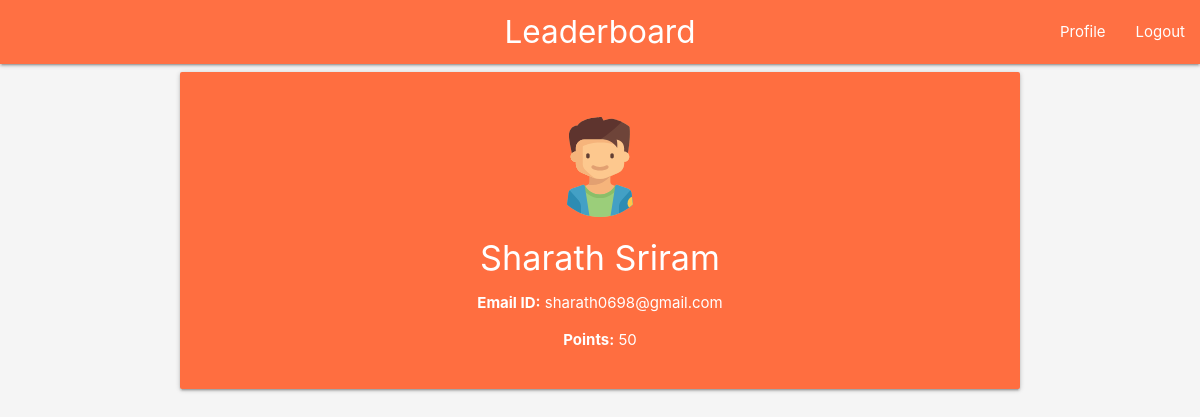
Page /profile/ (signed in) on the earlier database version.
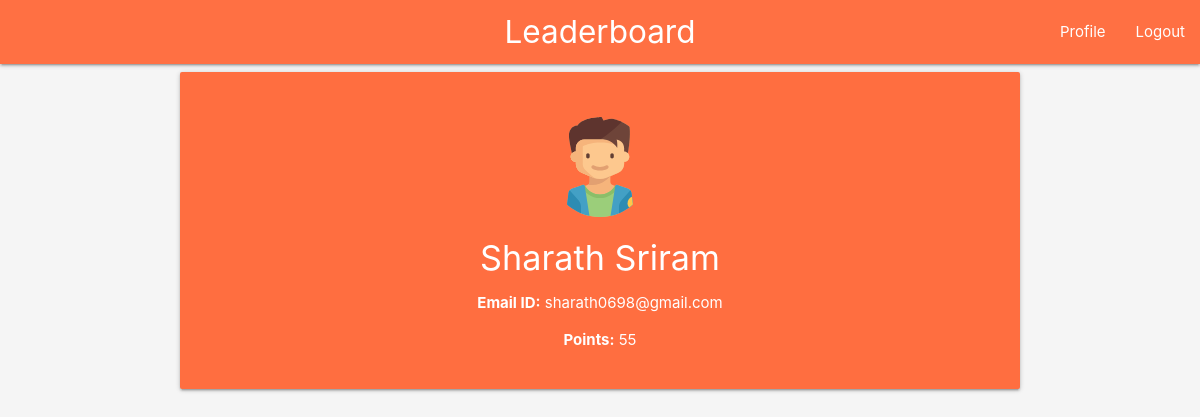
Same page on the later database version.
### board/models.py (models this page shows)
class UserProfile(models.Model):
    firstName=models.CharField(max_length=20)
    lastName=models.CharField(max_length=20)
    email=models.OneToOneField(User)
    sex=models.CharField(max_length=10)
    points=models.IntegerField()

class User(models.Model):
    email=models.EmailField(primary_key=True)
    password=models.CharField(max_length=20)

### board/views.py (the view)
# urls.py: url(r'^profile/',profile),
def profile(request):
    if request.session.has_key('email'):
        email=request.session['email']
        UPObj=UserProfile.objects.get(email__email=email)
        return render(request,"profile.html",{"UPObj":UPObj})
    else:
        return render(request,"home.html",{})

### templates/profile.html (shortened to what this page needs)
{%load static%}
<html>
    <head>
        <link rel="stylesheet" href="https://cdnjs.cloudflare.com/ajax/libs/materialize/1.0.0/css/materialize.min.css">
        <link rel="stylesheet" href="{%static 'leader.css'%}">
    </head>
    <body class="grey lighten-4">
            <nav>
                <div class="nav-wrapper deep-orange lighten-1">
                <a href="/rankBoard" class="brand-logo center">Leaderboard</a>
                <ul id="nav-mobile" class="right">
                    <li><a href="/profile">Profile</a></li>
                    <li><a href="/logOut">Logout</a></li>
                </ul>
            </div>
        </nav>
        <div class="container">
            <div class="card deep-orange accent-2 white-text">
                <div class="center-align"><br><br>
                {%if UPObj.sex == "male"%}
                <img src="{% static 'avatar1.svg' %}" alt="My image" class="profile circle responsive-img">
                {%else%}
                <img src="{% static 'girl1.svg' %}" alt="My image" class="profile circle responsive-img">
                {%endif%}
                </div>
                <h4 class="center-align">{{UPObj.firstName}} {{UPObj.lastName}}</h4>
                <div class="center-align">
                <p><b>Email ID:</b> {{UPObj.email.email}}</p>
                <p><b>Points:</b> {{UPObj.points}}</p>
                <br>
                </div>
            </div>
        </div>
    </body>
    </html>

### static/leader.css (style rules this page uses)
img.profile { height:100px; }

Differences in the rows shown:
changed UserProfile "Sharath": points "50" → "55"
